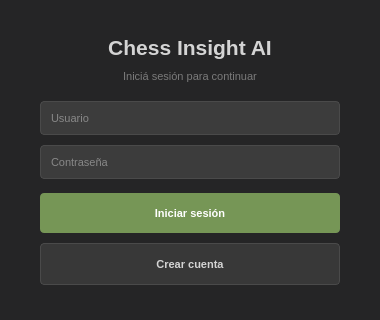
<?xml version="1.0" encoding="UTF-8"?>
<ui version="4.0">
 <class>LoginWindow</class>
 <widget class="QWidget" name="LoginWindow">
  <property name="geometry">
   <rect>
    <x>0</x>
    <y>0</y>
    <width>380</width>
    <height>320</height>
   </rect>
  </property>
  <property name="minimumSize">
   <size>
    <width>380</width>
    <height>320</height>
   </size>
  </property>
  <property name="maximumSize">
   <size>
    <width>380</width>
    <height>320</height>
   </size>
  </property>
  <property name="windowTitle">
   <string>Chess Insight AI</string>
  </property>
  <property name="styleSheet">
   <string notr="true">QWidget {
    background-color: #252526;
    color: #d4d4d4;
    font-family: &quot;Segoe UI&quot;, Arial, sans-serif;
    font-size: 11px;
}
QLineEdit {
    background-color: #3c3c3c;
    color: #d4d4d4;
    border: 1px solid #4a4a4a;
    border-radius: 4px;
    padding: 6px 8px;
    selection-background-color: #5d7a3f;
    selection-color: #ffffff;
}
QLineEdit:focus {
    border: 1px solid #769656;
    background-color: #404040;
}
QPushButton {
    background-color: #769656;
    color: #ffffff;
    border: none;
    border-radius: 4px;
    padding: 6px 14px;
    font-weight: bold;
    min-height: 28px;
}
QPushButton:hover {
    background-color: #8ab26a;
}
QPushButton:pressed {
    background-color: #5f7a45;
}
QPushButton#registerButton {
    background-color: #383838;
    color: #d4d4d4;
    border: 1px solid #4a4a4a;
}
QPushButton#registerButton:hover {
    background-color: #434343;
    border-color: #769656;
}
QPushButton#registerButton:pressed {
    background-color: #2e2e2e;
}</string>
  </property>
  <layout class="QVBoxLayout" name="outerLayout">
   <property name="leftMargin">
    <number>0</number>
   </property>
   <property name="topMargin">
    <number>0</number>
   </property>
   <property name="rightMargin">
    <number>0</number>
   </property>
   <property name="bottomMargin">
    <number>0</number>
   </property>
   <item>
    <spacer name="topSpacer">
     <property name="orientation">
      <enum>Qt::Vertical</enum>
     </property>
     <property name="sizeHint" stdset="0">
      <size>
       <width>20</width>
       <height>40</height>
      </size>
     </property>
    </spacer>
   </item>
   <item>
    <layout class="QHBoxLayout" name="hCenterLayout">
     <item>
      <spacer name="leftSpacer">
       <property name="orientation">
        <enum>Qt::Horizontal</enum>
       </property>
       <property name="sizeHint" stdset="0">
        <size>
         <width>40</width>
         <height>20</height>
        </size>
       </property>
      </spacer>
     </item>
     <item>
      <widget class="QWidget" name="card" native="true">
       <property name="minimumSize">
        <size>
         <width>300</width>
         <height>0</height>
        </size>
       </property>
       <property name="maximumSize">
        <size>
         <width>300</width>
         <height>16777215</height>
        </size>
       </property>
       <layout class="QVBoxLayout" name="cardLayout">
        <property name="leftMargin">
         <number>0</number>
        </property>
        <property name="topMargin">
         <number>0</number>
        </property>
        <property name="rightMargin">
         <number>0</number>
        </property>
        <property name="bottomMargin">
         <number>0</number>
        </property>
        <property name="spacing">
         <number>10</number>
        </property>
        <item>
         <widget class="QLabel" name="titleLabel">
          <property name="styleSheet">
           <string notr="true">color: #d4d4d4; font-size: 16pt; font-weight: bold; background: transparent;</string>
          </property>
          <property name="text">
           <string>Chess Insight AI</string>
          </property>
          <property name="alignment">
           <set>Qt::AlignCenter</set>
          </property>
         </widget>
        </item>
        <item>
         <widget class="QLabel" name="subtitleLabel">
          <property name="styleSheet">
           <string notr="true">color: #7a7a7a; font-size: 11px; background: transparent;</string>
          </property>
          <property name="text">
           <string>Iniciá sesión para continuar</string>
          </property>
          <property name="alignment">
           <set>Qt::AlignCenter</set>
          </property>
         </widget>
        </item>
        <item>
         <spacer name="afterSubtitle">
          <property name="orientation">
           <enum>Qt::Vertical</enum>
          </property>
          <property name="sizeType">
           <enum>QSizePolicy::Fixed</enum>
          </property>
          <property name="sizeHint" stdset="0">
           <size>
            <width>20</width>
            <height>8</height>
           </size>
          </property>
         </spacer>
        </item>
        <item>
         <widget class="QLineEdit" name="usernameEdit">
          <property name="minimumSize">
           <size>
            <width>0</width>
            <height>34</height>
           </size>
          </property>
          <property name="placeholderText">
           <string>Usuario</string>
          </property>
         </widget>
        </item>
        <item>
         <widget class="QLineEdit" name="passwordEdit">
          <property name="minimumSize">
           <size>
            <width>0</width>
            <height>34</height>
           </size>
          </property>
          <property name="echoMode">
           <enum>QLineEdit::Password</enum>
          </property>
          <property name="placeholderText">
           <string>Contraseña</string>
          </property>
         </widget>
        </item>
        <item>
         <spacer name="beforeButtons">
          <property name="orientation">
           <enum>Qt::Vertical</enum>
          </property>
          <property name="sizeType">
           <enum>QSizePolicy::Fixed</enum>
          </property>
          <property name="sizeHint" stdset="0">
           <size>
            <width>20</width>
            <height>4</height>
           </size>
          </property>
         </spacer>
        </item>
        <item>
         <widget class="QPushButton" name="loginButton">
          <property name="minimumSize">
           <size>
            <width>0</width>
            <height>36</height>
           </size>
          </property>
          <property name="text">
           <string>Iniciar sesión</string>
          </property>
         </widget>
        </item>
        <item>
         <widget class="QPushButton" name="registerButton">
          <property name="minimumSize">
           <size>
            <width>0</width>
            <height>34</height>
           </size>
          </property>
          <property name="text">
           <string>Crear cuenta</string>
          </property>
         </widget>
        </item>
       </layout>
      </widget>
     </item>
     <item>
      <spacer name="rightSpacer">
       <property name="orientation">
        <enum>Qt::Horizontal</enum>
       </property>
       <property name="sizeHint" stdset="0">
        <size>
         <width>40</width>
         <height>20</height>
        </size>
       </property>
      </spacer>
     </item>
    </layout>
   </item>
   <item>
    <spacer name="bottomSpacer">
     <property name="orientation">
      <enum>Qt::Vertical</enum>
     </property>
     <property name="sizeHint" stdset="0">
      <size>
       <width>20</width>
       <height>40</height>
      </size>
     </property>
    </spacer>
   </item>
  </layout>
 </widget>
 <resources>
  <include location="../resources/resources.qrc"/>
 </resources>
 <connections/>
</ui>
